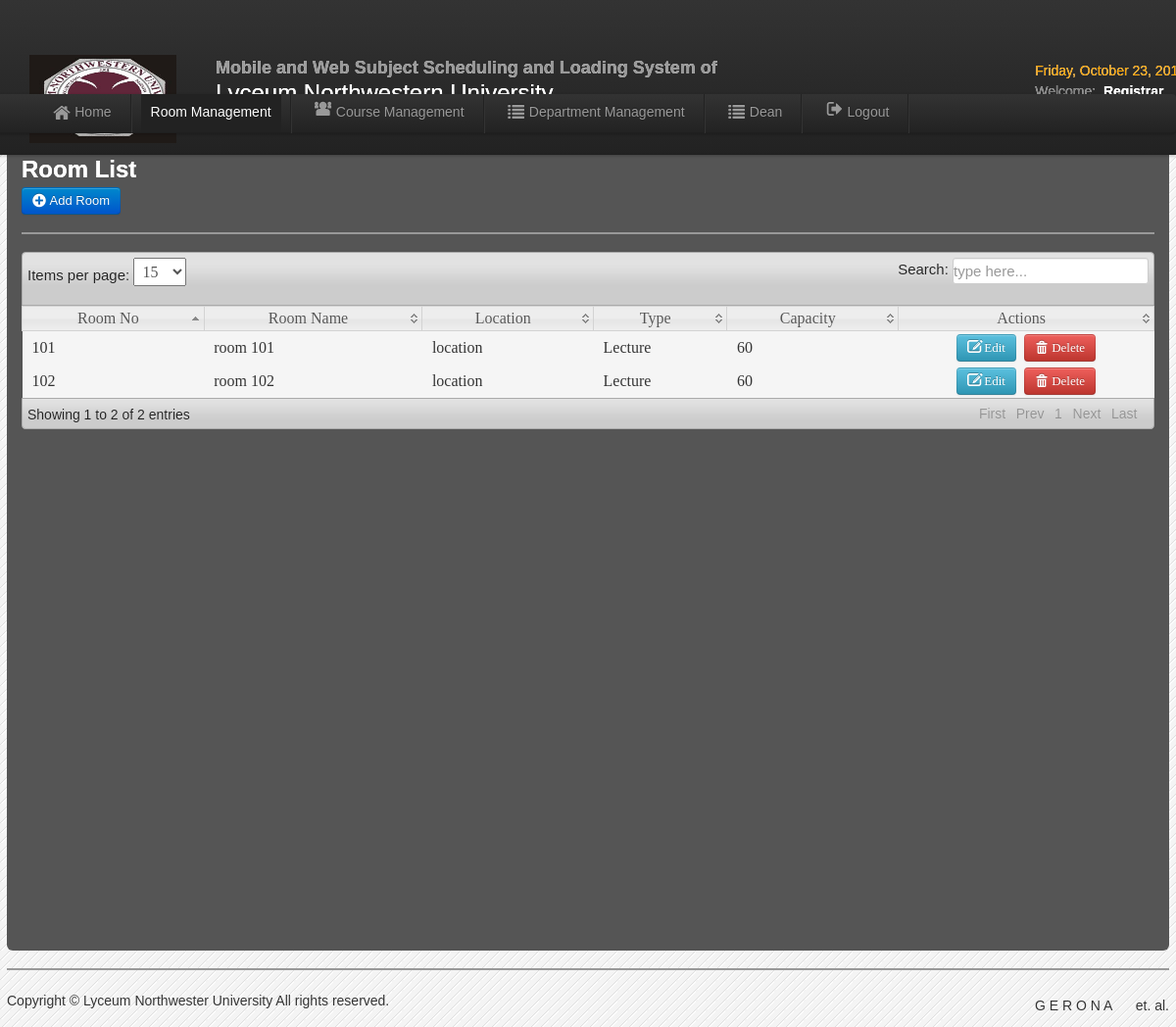
Screenshot of /registrar/room.php (signed in) with the database file from the repository.
### tables this page shows
CREATE TABLE IF NOT EXISTS `tbl_room` (
  `room_id` int(11) NOT NULL AUTO_INCREMENT,
  `room_no` int(11) NOT NULL,
  `room_name` varchar(50) NOT NULL,
  `location` varchar(50) NOT NULL,
  `type` varchar(50) NOT NULL,
  `capacity` varchar(50) NOT NULL,
  `course_id` int(11) NOT NULL,
  PRIMARY KEY (`room_id`)
);

### registrar/room.php (the view, shortened to what this page needs)
<?php include('header.php'); include('dbcon.php'); include('session.php'); ?>
<body>
<?php include('nav-top1.php'); ?>
<div class="navbar navbar-fixed-top1">
	<div class="navbar-inner">
		<div class="container">
			<div class="marg">
				<ul class="nav">
					<li>
					<a href="home.php"><i class="icon-home icon-large"></i>Home</a>
					</li>
					<li class="divider-vertical"></li>
					<li  class="active"><a href="room.php">Room Management</a></li>
					<li class="divider-vertical"></li>
					<li><a href="course.php"><i class="icon-group icon-large"></i>Course Management</a></li>
					<li class="divider-vertical"></li>
					<li><a href="department.php"><i class="icon-list icon-large"></i>Department Management</a></li>
					<li class="divider-vertical"></li>
					<li><a href="dean.php"><i class="icon-list icon-large"></i>Dean</a></li>
					<li class="divider-vertical"></li>
					<li><a id="logout" data-toggle="modal" href="#myModal"><i class="icon-signout icon-large"></i>Logout</a></li>
					<li class="divider-vertical"></li>
				</ul>
			</div>
		</div>
	</div>
</div>
<div class="wrapper">
<div id="element" class="hero-body">
<h2><font color="white">Room List</font></h2>
	<a class="btn btn-primary"  href="add_room.php">  <i class="icon-plus-sign icon-large"></i>&nbsp;Add Room</a>
	<hr>
	<table class="users-table">
<div class="demo_jui">
		<table cellpadding="0" cellspacing="0" border="0" class="display" id="log" class="jtable">
			<thead>
				<tr>
                <th>Room No</th>
				<th>Room Name</th>
				<th>Location</th>
                <th>Type</th>
                <th>Capacity</th>
				<th>Actions</th>
				</tr>
			</thead>
			<tbody>
<?php $result=mysql_query("select * from tbl_room")or die(mysql_error());
while($row=mysql_fetch_array($result)){ $id=$row['room_id'];
?>
<tr class="del<?php echo $id ?>">
	<td><?php echo $row['room_no']; ?></td>
	<td><?php echo $row['room_name']; ?></td>
    <td><?php echo $row['location']; ?></td>
	<td><?php echo $row['type']; ?></td>
    <td><?php echo $row['capacity']; ?></td>
	<td align="center" width="240">
	<a class="btn btn-info" href="edit_room.php<?php echo '?id='.$id; ?>"><i class="icon-edit icon-large"></i>&nbsp;Edit</a>&nbsp;
	<a class="btn btn-danger1"  data-toggle="modal" href="#<?php echo $id; ?>">  <i class="icon-trash icon-large"></i>&nbsp;Delete</a>
</td>
<?php } ?>
	</tr>
			</tbody>
		</table>
       </div>
<?php include('footer.php');?>
</div>
</body>

### registrar/css/style.css (style rules this page uses)
* { margin:0; padding:0; }
body { font-family:"Trebuchet MS", "Myriad Pro", Arial, sans-serif; font-size:14px; background:#f4f4f4 url(../img/bg.gif) repeat top left; color:#333; text-shadow:0px 0px 0px #fff;; }
a { color:#777; }
.wrapper { width:1186px; margin:10px auto; min-height:550px; }

### registrar/css/datatable/demo_table_jui.css (style rules this page uses)
table.display thead th { cursor: pointer; padding: 3px 0 3px 10px; }
table.display { border-collapse: collapse; clear: both; margin: 0 auto; width: 100%; }
table.display td { padding: 3px 10px; }
tr.odd { background-color: #F5F5F5; }
tr.even { background-color: #F5F5F5; }
tr.odd td.sorting_1 { background-color: F5F5F5; }
tr.even td.sorting_1 { background-color: F5F5F5; }

### rows the page displays
tbl_room: room_no "101", room_name "room 101", location "location", type "Lecture", capacity "60"
tbl_room: room_no "102", room_name "room 102", location "location", type "Lecture", capacity "60"

### other values shown
$username "Registrar"
